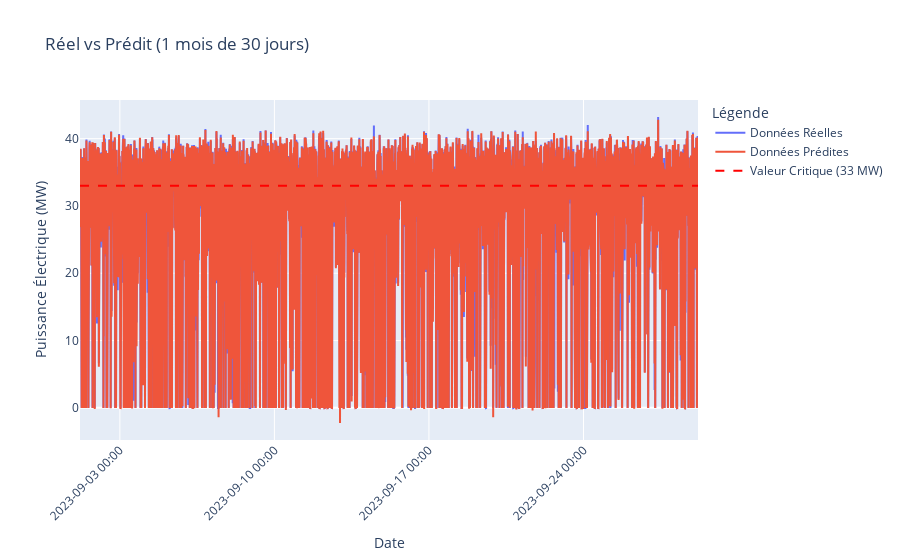

Source (notebook cell):
### Code cell
# 1 mois (4320 points pour un mois de 30 jours)
df_month = df_advanced.head(points_per_month)
create_interactive_plot(df_month['date'], df_month['real'], df_month['predicted'], 'Réel vs Prédit (1 mois de 30 jours)')
df_month_table = df_month[['date', 'real', 'predicted', 'error']]

### Figure 1 — Plotly figure (JSON) as saved in the notebook; plotly's stock layout.template omitted (floating-point values rounded to 4 significant figures; data arrays with more than 128 entries replaced by an {"elided": "..."} marker saying what was removed)
{"data": [{"mode": "lines", "name": "Données Réelles", "type": "scatter", "x": {"elided": "4032 str values"}, "y": {"elided": "4032 float values"}}, {"mode": "lines", "name": "Données Prédites", "type": "scatter", "x": {"elided": "4032 str values"}, "y": {"elided": "4032 float values"}}, {"line": {"color": "red", "dash": "dash"}, "mode": "lines", "name": "Valeur Critique (33 MW)", "type": "scatter", "x": ["2023-09-01T04:40:00", "2023-09-29T04:30:00"], "y": [33, 33]}], "layout": {"legend": {"title": {"text": "Légende"}}, "title": {"text": "Réel vs Prédit (1 mois de 30 jours)"}, "xaxis": {"tickangle": -45, "tickformat": "%Y-%m-%d %H:%M", "title": {"text": "Date"}}, "yaxis": {"title": {"text": "Puissance Électrique (MW)"}}}}
